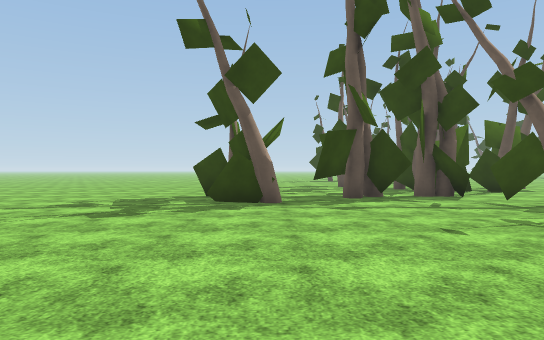
view 1 (above)

24 first-person views from a walk through a 3-D level made in the Unity game engine. The camera is 1.3 m above the floor, looks level and sees 70° across. The floor is counted in squares, 2 m on a side. Each view is taken from the middle of a square. On the plan, view 1 faces up. The plan holds only what a view shows up to about 11 squares ahead; the rest is blank. The place goes on beyond the plan. The terrain is drawn as flat ground. The player is left out. Some surface patterns are stand-ins.

view 2
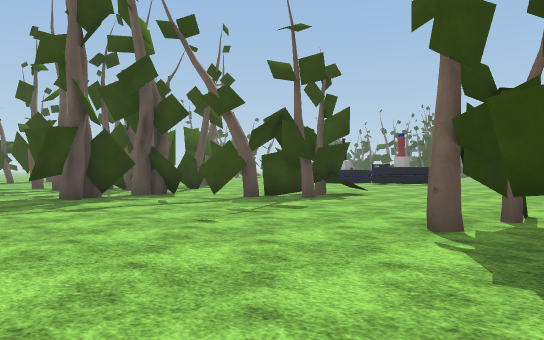

view 3
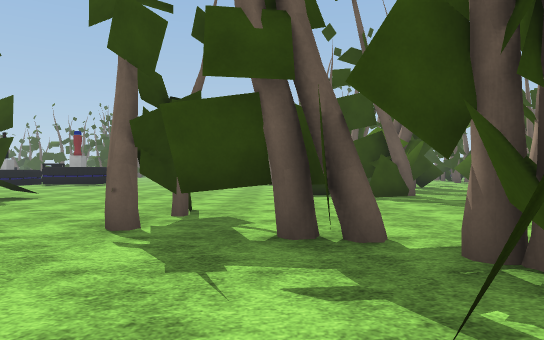

view 4
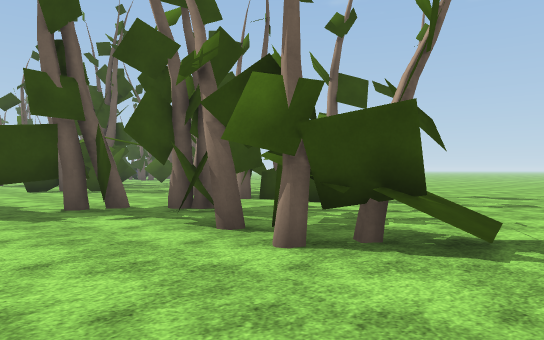

view 5
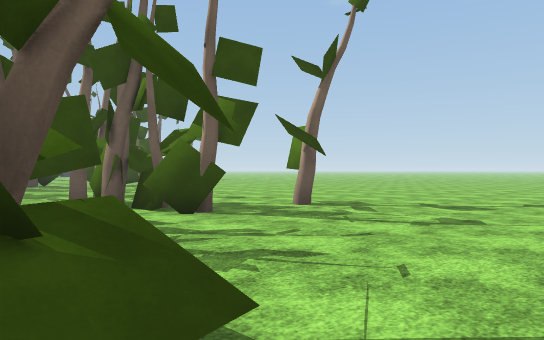

view 6
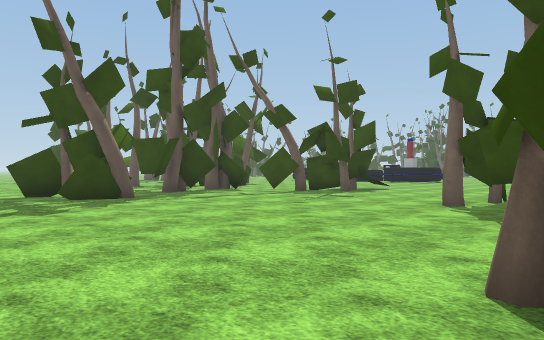

view 7
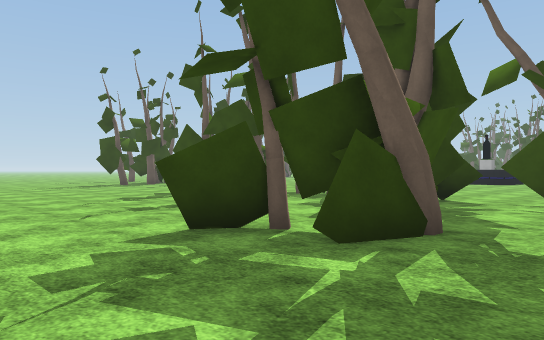

view 8
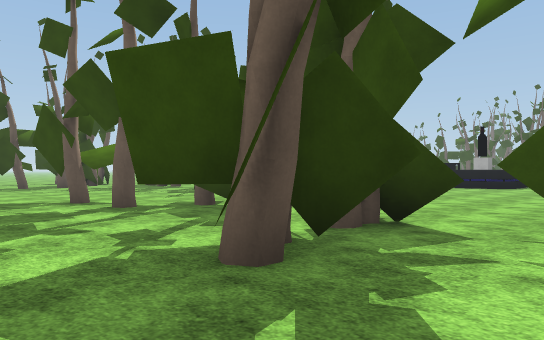

view 9
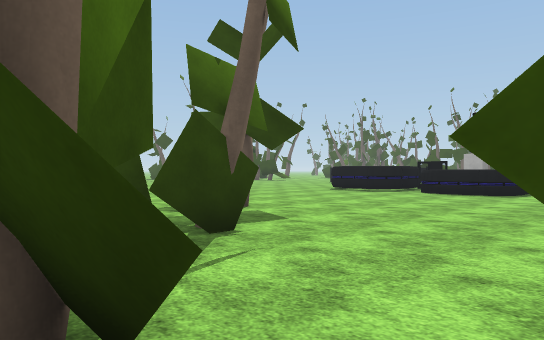

view 10
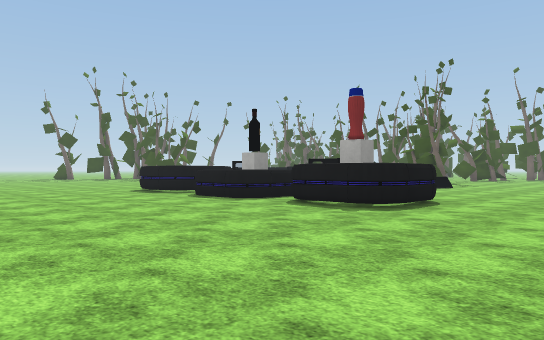

view 11
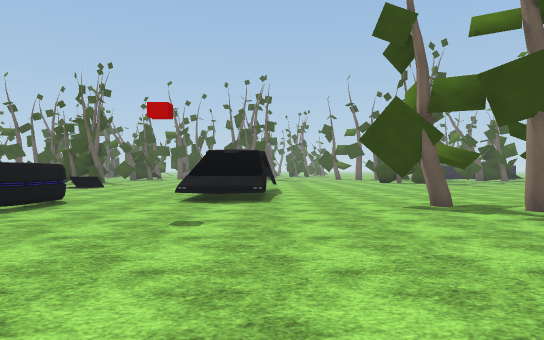

view 12
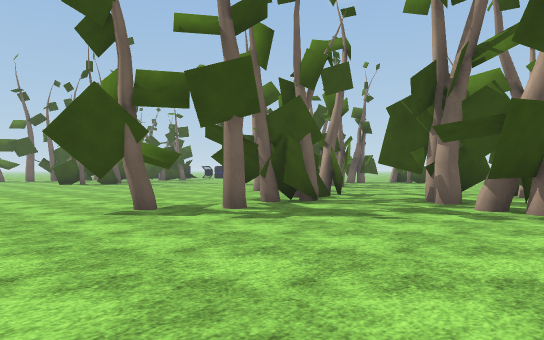

view 13
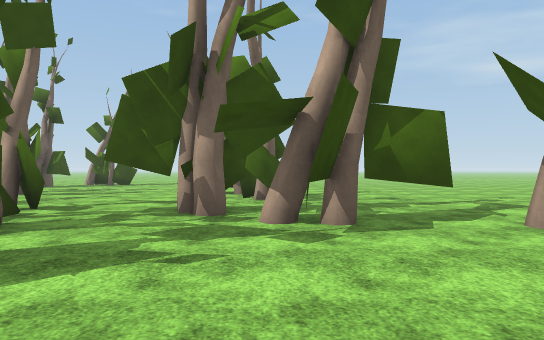

view 14
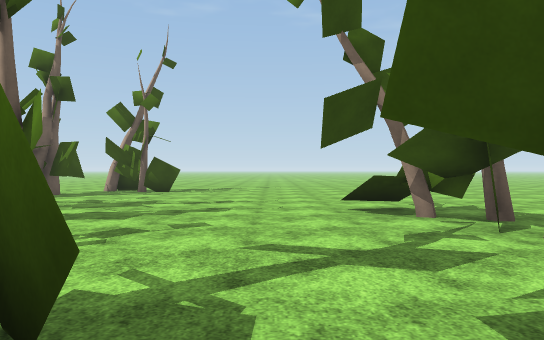

view 15
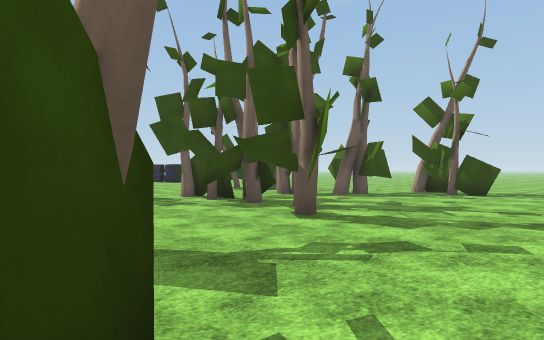

view 16
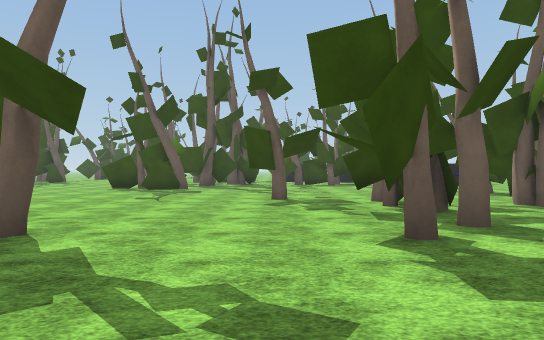

view 17
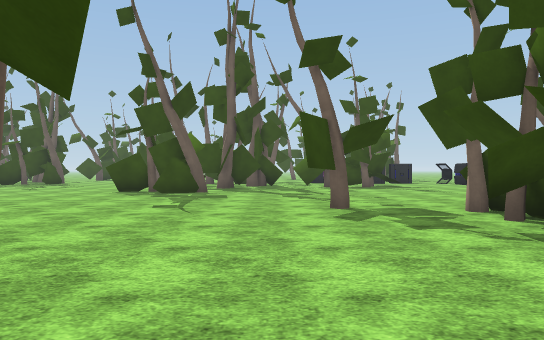

view 18
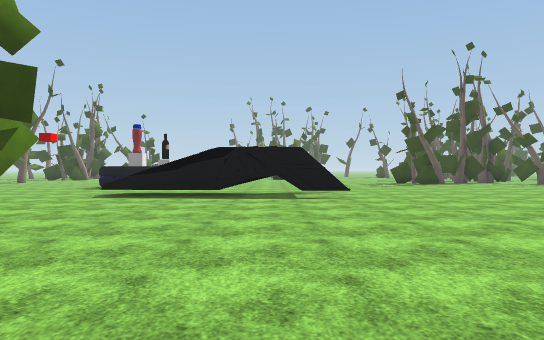

view 19
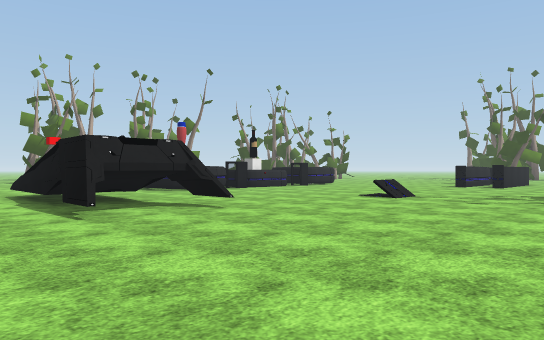

view 20
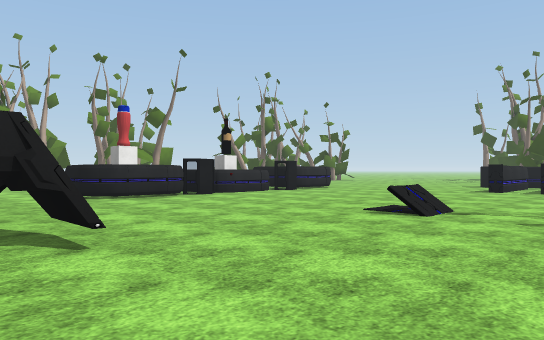

view 21
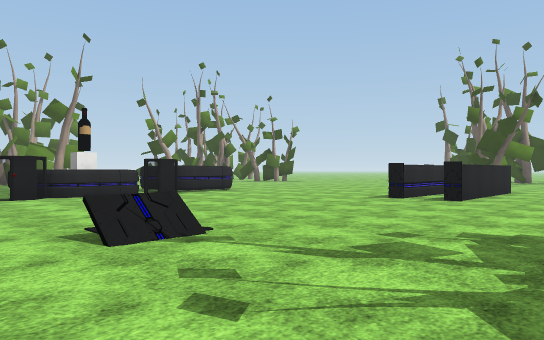

view 22
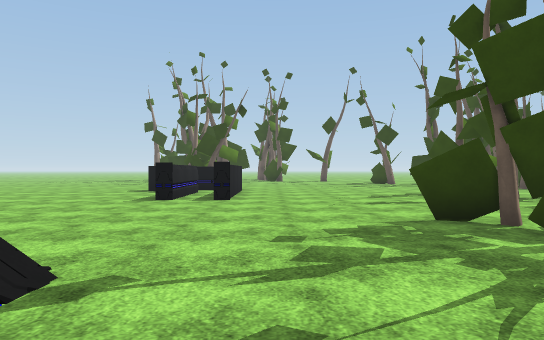

view 23
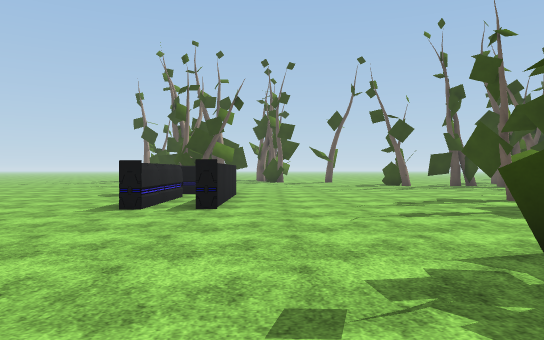

view 24
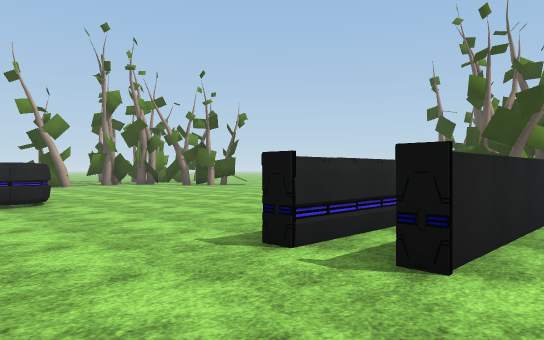

### Floor plan
Key: @ floor where view 1 was taken; # wall or solid block; x gap in a wall; . floor; / step, stairs or slope; ^ raised ledge; T thing the floor can be seen under or through; C cube; O other object.
Columns run from 4 left of view 1 to 28 right of it. Each row starts with its distance up from view 1.
 21                     .....  ^x....
 20                    .......  ^....
 19       ..          ........ #^....
 18   ... ...        ..........#^....
 17   .........     ...........#^....
 16   .....#...    ...   #...........
 15   .....# ..   .....  #...........
 14  ......##^.. ......  #...........
 13  .......#  ..#.....^ ^.........##
 12  .......###........^C^..........#
 11 ..........##.......^^^..........
 10 ......####.........x.#. ........
  9 ..##..###..........###.....O....
  8 ...###...T.........###..........
  7 .........T#. ......###..........
  6 ..........##/...................
  5 .....................^^ ###......
  4  ....................^^####......
  3  ........................##......
  2 ........#.......................
  1 .......TT#..........##......... .
  0 ....@.TT............# ...........
 -1 ./TTTTTT.....#...................
 -2  /T..TT......#.....## ...........
 -3 .....x.......#..#...##...........
 -4 .....####.....###...#...........#
 -5  ......^   .... .##.#  #........
 -6  .......   ......#...#.#.........
 -7  ....#...  .....T................
 -8  ...............TT.........#.....
 -9  ...............TT ....###.......
-10   ...... ........TT.....####.....
-11   .....       .............x.....
-12   ....       ..............#.  ..
-13   ...        .............#...
-14             .... .......###  ##
-15             ..   .....####

Where each view was taken, in squares from view 1:
view 1: 0 up, 0 right, facing up
view 2: 0 up, 1 left, facing up-right
view 3: 0 up, 1 left, facing right
view 4: 2 up, 4 left, facing down-right
view 5: 1 down, 4 left, facing down-right
view 6: 1 down, 4 left, facing up-right
view 7: 6 up, 4 left, facing up-right
view 8: 7 up, 0 right, facing up-right
view 9: 8 up, 4 right, facing up-right
view 10: 4 up, 9 right, facing up-right
view 11: 3 up, 9 right, facing right
view 12: 3 up, 10 right, facing down-right
view 13: 1 up, 12 right, facing down
view 14: 4 down, 15 right, facing down
view 15: 5 down, 15 right, facing down-right
view 16: 8 down, 15 right, facing right
view 17: 7 down, 17 right, facing right
view 18: 6 down, 21 right, facing up
view 19: 1 up, 28 right, facing up-left
view 20: 4 up, 26 right, facing up-left
view 21: 8 up, 27 right, facing up-left
view 22: 8 up, 25 right, facing up
view 23: 10 up, 25 right, facing up
view 24: 14 up, 25 right, facing up-left
